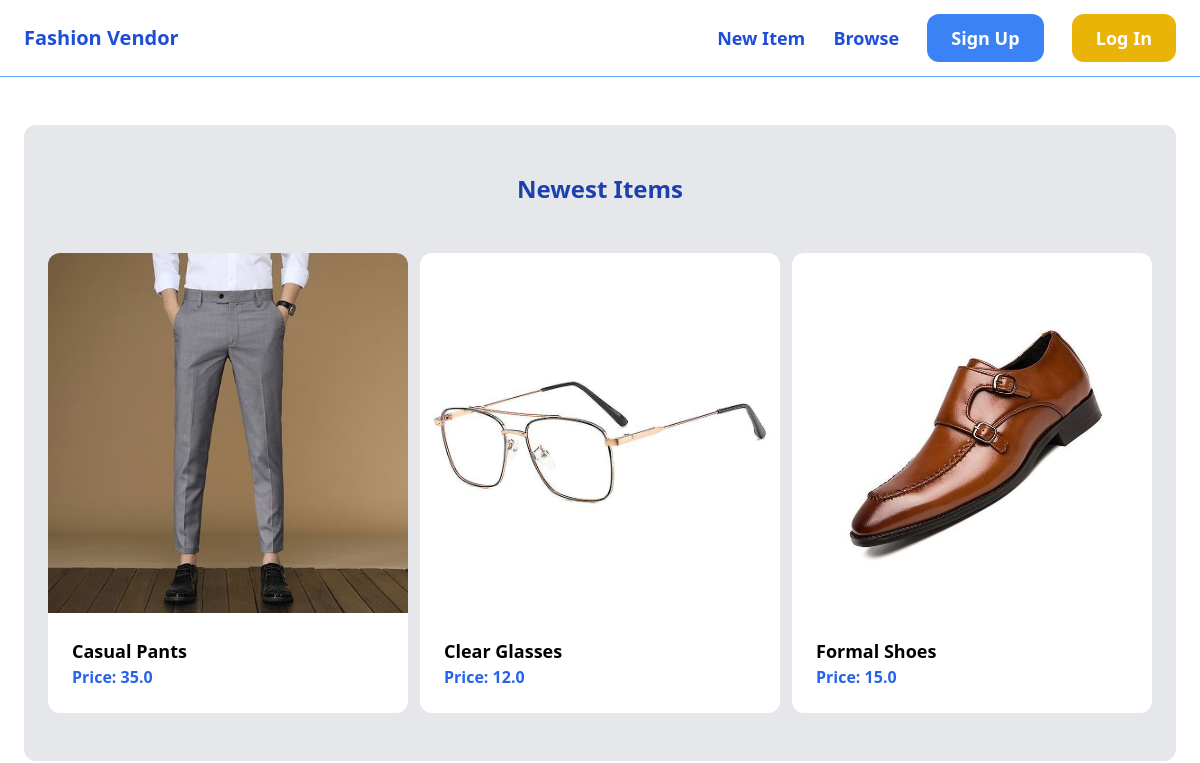
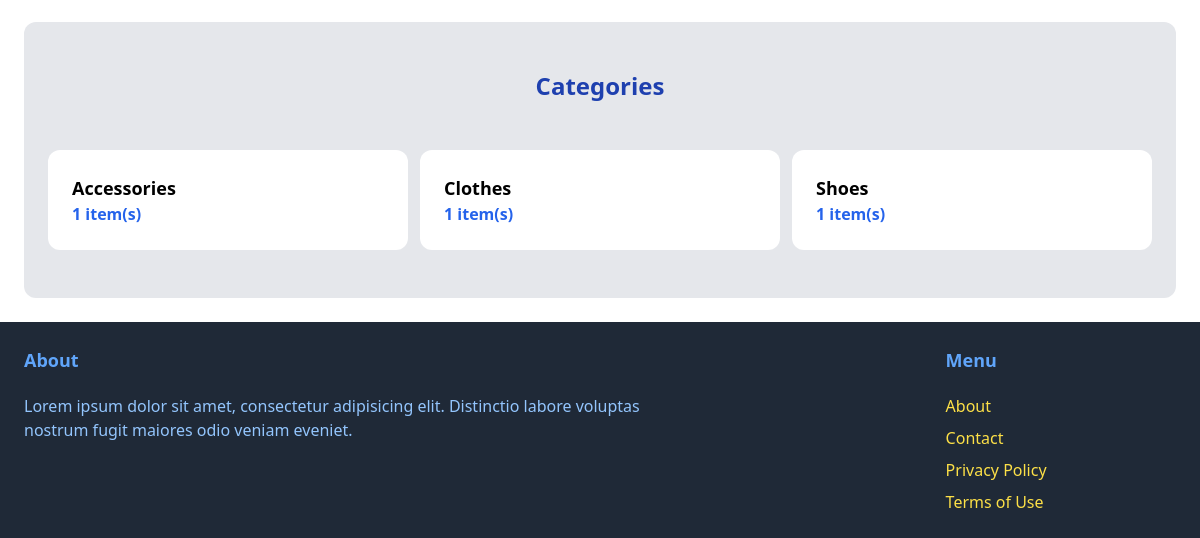
The app's page /, older data (2 pictures, top to bottom).
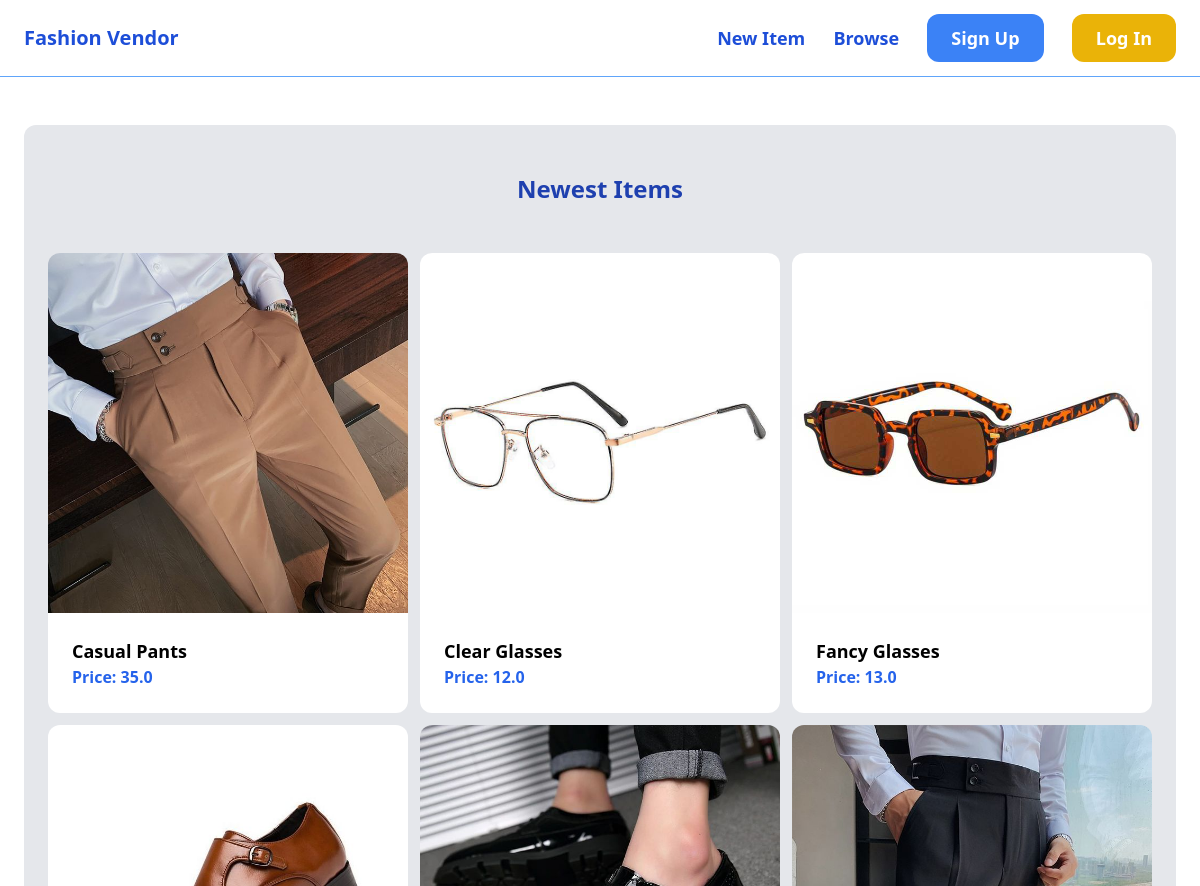
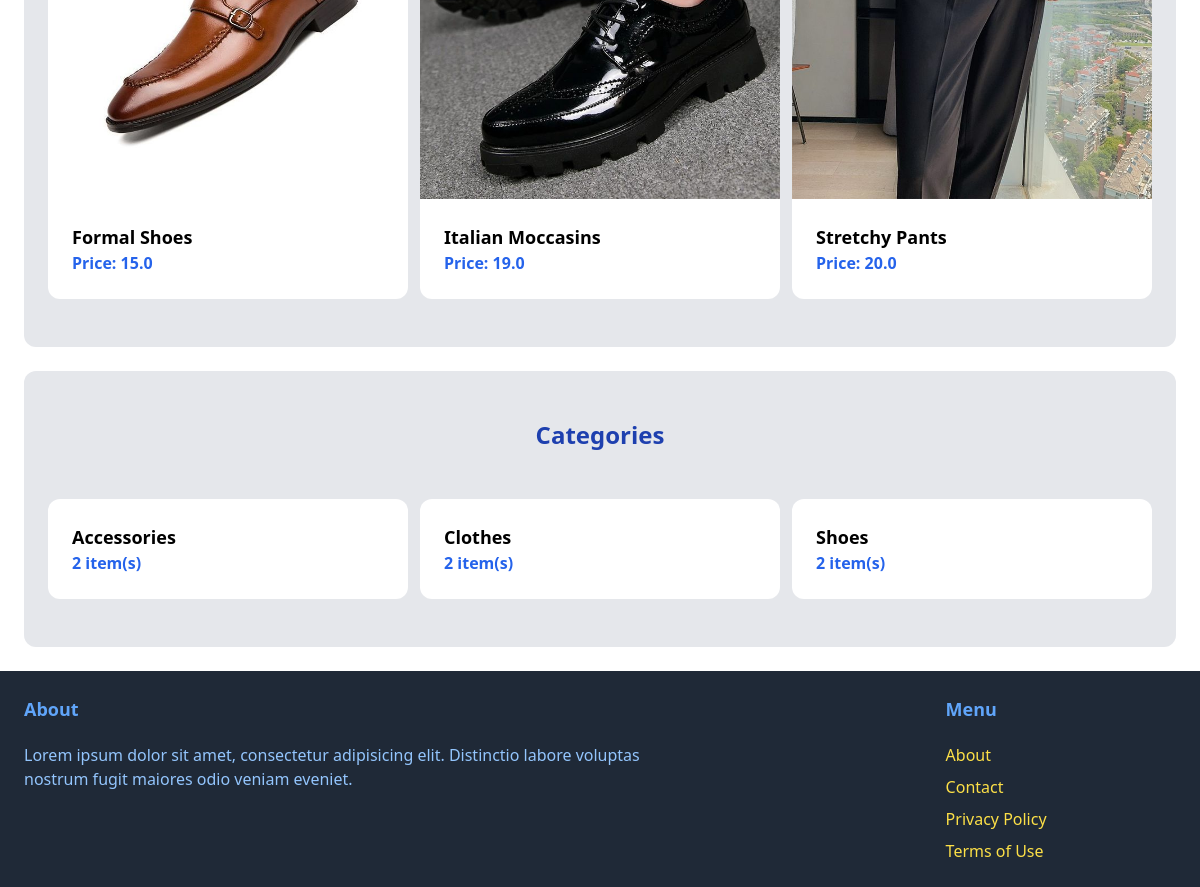
The same page, newer data (2 pictures, top to bottom).
### item/models.py (models this page shows, shortened)
class Item(models.Model):
    category = models.ForeignKey(Category, related_name="items", on_delete=models.CASCADE)
    name = models.CharField(max_length=255)
    description = models.TextField(blank=True, null=True)
    price = models.FloatField()
    image = models.ImageField(upload_to="item_images", blank=True, null=True)
    is_sold = models.BooleanField(default=False)
    created_by = models.ForeignKey(User, related_name="items", on_delete=models.CASCADE)
    created_at = models.DateTimeField(auto_now_add=True)
    class Meta:
        ordering = ("name",)

class Category(models.Model):
    name = models.CharField(max_length=255)
    class Meta:
        ordering = ("name",)
        verbose_name_plural = "Categories"

### core/views.py (the view)
# urls.py: path("", views.index, name="index"),
def index(request):
    items = Item.objects.filter(is_sold=False)
    categories = Category.objects.all()
    return render(
        request, "core/index.html", {"items": items, "categories": categories}
    )

### core/templates/core/index.html (shortened to what this page needs)
{%  extends "core/base.html" %}
{% block content %}
    <div class="mt-6 px-6 py-12 bg-gray-200 rounded-xl">
        <h2 class="mb-12 text-2xl text-blue-800 text-center font-semibold">Newest Items</h2>
        <div class="grid grid-cols-3 gap-3">
            {% for item in items %}
                <div>
                    <a href="{% url 'item:detail' item.id %}">
                        <div>
                            <img src="{{ item.image.url }}" class="rounded-t-xl">
                        </div>
                        <div class="p-6 bg-white rounded-b-xl">
                            <h2 class="text-lg font-semibold">{{ item.name }}</h2>
                            <p class="text-blue-600 font-semibold">Price: {{ item.price }}</p>
                        </div>
                    </a>
                </div>
            {% endfor %}
        </div>
    </div>
    <div class="mt-6 px-6 py-12 bg-gray-200 rounded-xl">
        <h2 class="mb-12 text-2xl text-blue-800 text-center font-semibold">Categories</h2>
        <div class="grid grid-cols-3 gap-3">
            {% for category in categories %}
                <div>
                    <a href="#">
                        <div class="p-6 bg-white rounded-xl">
                            <h2 class="text-lg font-semibold">{{ category.name }}</h2>
                            <p class="text-blue-600 font-semibold">{{ category.items.count }} item(s)</p>
                        </div>
                    </a>
                </div>
            {% endfor %}
        </div>
    </div>
{% endblock %}

### core/templates/core/base.html (shortened to what this page needs)
<!DOCTYPE html>
<html lang="en">
<head>
    <script src="https://cdn.tailwindcss.com"></script>
</head>
<body>
    <nav class="py-6 px-6 flex justify-between items-center border-b border-blue-400">
        <a href="/" class="text-xl font-bold text-blue-700">Fashion Vendor</a>
        <div class="space-x-6">
            <a href="{% url 'item:new' %}" class="text-lg font-semibold text-blue-700 hover:text-blue-400">New Item</a>
            <a href="#" class="text-lg font-semibold text-blue-700 hover:text-blue-400">Browse</a>
            {% if request.user.is_authenticated %}
                <a href="#" class="px-6 py-3 text-lg font-semibold bg-blue-500 text-white rounded-xl hover:bg-blue-700">Inbox</a>
                <a href="{% url 'dashboard:index' %}" class="px-6 py-3 text-lg font-semibold bg-yellow-500 text-white rounded-xl hover:bg-yellow-700">Dashboard</a>
            {% else %}
                <a href="{% url 'core:signup' %}" class="px-6 py-3 text-lg font-semibold bg-blue-500 text-white rounded-xl hover:bg-blue-700">Sign Up</a>
                <a href="{% url 'core:login' %}" class="px-6 py-3 text-lg font-semibold bg-yellow-500 text-white rounded-xl hover:bg-yellow-700">Log In</a>
            {% endif %}
        </div>
    </nav>
    <div class="px-6 py-6">
        {% block content %}
        {% endblock %}
    </div>
    <footer class="py-6 px-6 flex justify-between bg-gray-800">
        <div class="w-3/5 pr-10">
            <h3 class="mb-5 font-semibold text-lg text-blue-400">About</h3>
            <p class="text-blue-300">
                Lorem ipsum dolor sit amet, consectetur adipisicing elit. Distinctio labore voluptas nostrum fugit maiores odio veniam eveniet.
            </p>
        </div>
        <div class="w-1/5">
            <h3 class="mb-5 font-semibold text-lg text-blue-400">Menu</h3>
            <ul class="space-y-2">
                <li><a href="#" class="text-yellow-300 hover:text-yellow-600">About</a></li>
                <li><a href="{% url 'core:contact' %}" class="text-yellow-300 hover:text-yellow-600">Contact</a></li>
                <li><a href="#" class="text-yellow-300 hover:text-yellow-600">Privacy Policy</a></li>
                <li><a href="#" class="text-yellow-300 hover:text-yellow-600">Terms of Use</a></li>
            </ul>
        </div>
    </footer>
</body>
</html>

Row changes from the older to the newer data that the page shows:
changed Item "Casual Pants": image: a different picture
added Item: image (picture), name "Fancy Glasses", price "13.0"
added Item: image (picture), name "Italian Moccasins", price "19.0"
added Item: image (picture), name "Stretchy Pants", price "20.0"
computed for Category "Accessories": items.count "1" → "2"
computed for Category "Clothes": items.count "1" → "2"
computed for Category "Shoes": items.count "1" → "2"
